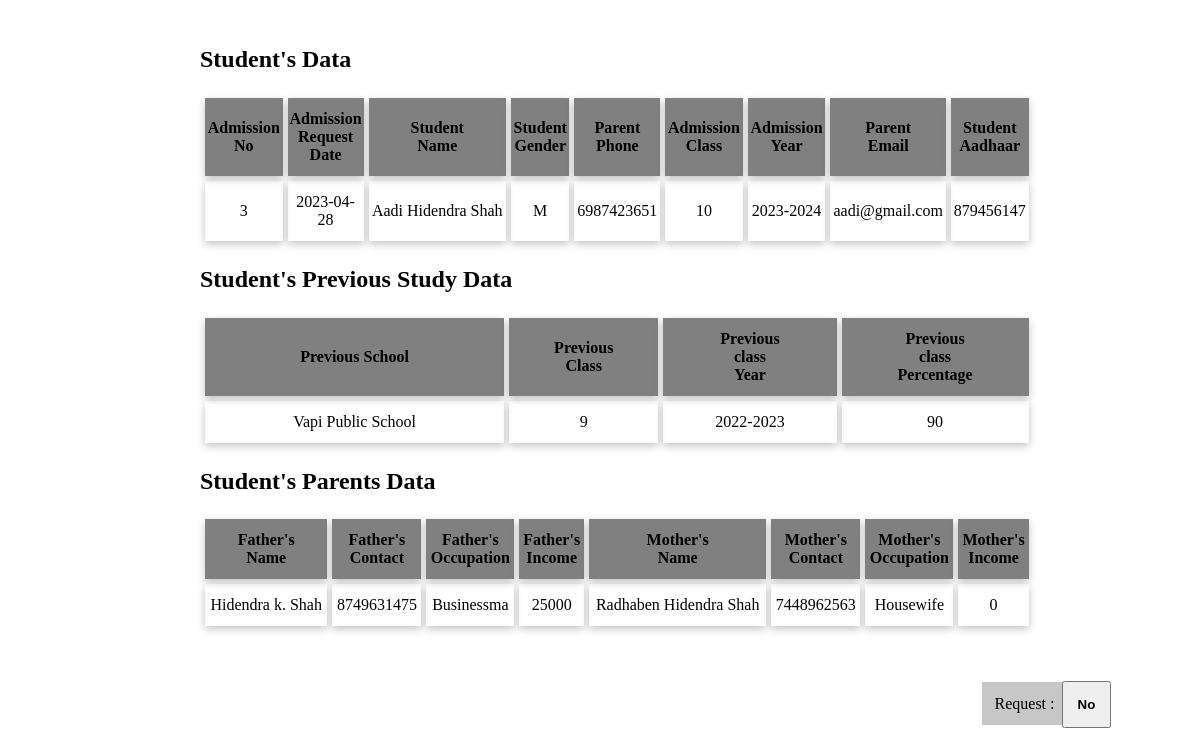
Screenshot of /assets/full_admission_dtl.php?sr_no=3 with the database file from the repository.
### tables this page shows
CREATE TABLE IF NOT EXISTS `admission_tb` (
  `sr_no` int NOT NULL AUTO_INCREMENT,
  `admit_date` date NOT NULL,
  `stud_name` varchar(50) NOT NULL,
  `stud_gender` varchar(6) NOT NULL,
  `parent_phone` varchar(10) NOT NULL,
  `admission_class` varchar(2) NOT NULL,
  `admission_year` varchar(10) NOT NULL,
  `stud_bdate` date NOT NULL,
  `stud_aadhaar` varchar(12) NOT NULL,
  `address` varchar(50) NOT NULL,
  `city` varchar(15) NOT NULL,
  `state` varchar(15) NOT NULL,
  `nation` varchar(15) NOT NULL,
  `pincode` varchar(6) NOT NULL,
  `mother_tongue` varchar(10) NOT NULL,
  `parent_email` varchar(50) NOT NULL,
  `prev_school` varchar(50) NOT NULL,
  `prev_class` varchar(2) NOT NULL,
  `prev_study_year` varchar(10) NOT NULL,
  `prev_class_perc` varchar(2) NOT NULL,
  `father_name` varchar(50) NOT NULL,
  `father_aadhaar` varchar(12) NOT NULL,
  `father_contact` varchar(10) NOT NULL,
  `father_occupation` varchar(10) NOT NULL,
  `father_income` varchar(10) NOT NULL,
  `mother_name` varchar(50) NOT NULL,
  `mother_aadhaar` varchar(12) NOT NULL,
  `mother_contact` varchar(10) NOT NULL,
  `mother_occupation` varchar(10) NOT NULL,
  `mother_income` varchar(10) NOT NULL,
  `admit_request` varchar(5) NOT NULL DEFAULT 'No',
  PRIMARY KEY (`sr_no`)
);

### assets/full_admission_dtl.php (the view, shortened to what this page needs)
<!DOCTYPE html>
<html lang="en">
<head>
</head>
<body>
<?php
$cn=mysqli_connect("localhost","root","","school_users");
?>
<br>
<?php
if(isset($_GET["sr_no"]) && $cn)
{
    $admit_no=$_GET['sr_no'];
    $result=mysqli_query($cn,"select * from admission_tb where sr_no=$admit_no");
    echo "<form method='post' action=''>";
    echo "<h2>Student's Data</h2>";
    echo "<table border='1' class='data'>";
    echo "<tr class='head'><td>Admission<br>No</td><td width='7%'>Admission<br>Request<br>Date</td><td>Student<br>Name</td><td>Student<br>Gender</td><td>Parent<br>Phone</td><td>Admission<br>Class</td><td>Admission<br>Year</td><td>Parent<br>Email</td><td>Student<br>Aadhaar</td></tr>";
    foreach ($result as $row){
        $admit_no=$row['sr_no'];
        $admit_request=$row['admit_request'];
        echo "<tr>";
        echo "<td>".$row['sr_no']."</td>";
        echo "<td>".$row['admit_date']."</td>";
        echo "<td>".$row['stud_name']."</td>";
        echo "<td>".$row['stud_gender']."</td>";
        echo "<td>".$row['parent_phone']."</td>";
        echo "<td>".$row['admission_class']."</td>";
        echo "<td>".$row['admission_year']."</td>";
        echo "<td>".$row['parent_email']."</td>";
        echo "<td>".$row['stud_aadhaar']."</td>";
        echo "</tr>";
    }
    echo "</table>";
    echo "<h2>Student's Previous Study Data</h2>";
    echo "<table class='data'>";
    echo "<tr class='head'><td>Previous School</td><td>Previous<br>Class</td><td>Previous<br>class<br>Year</td><td>Previous<br>class<br>Percentage</td></tr>";
    foreach ($result as $row){
        $admit_no=$row['sr_no'];
        $admit_request=$row['admit_request'];
        echo "<tr>";
        echo "<td>".$row['prev_school']."</td>";
        echo "<td>".$row['prev_class']."</td>";
        echo "<td>".$row['prev_study_year']."</td>";
        echo "<td>".$row['prev_class_perc']."</td>";
        echo "</tr>";
    }
    echo "</table>";
    echo "<h2>Student's Parents Data</h2>";
    echo "<table class='data'>";
    echo "<tr class='head'><td>Father's <br> Name</td><td>Father's<br>Contact</td><td>Father's<br>Occupation</td><td>Father's<br>Income</td><td>Mother's <br> Name</td><td>Mother's<br>Contact</td><td>Mother's<br>Occupation</td><td>Mother's<br>Income</td></tr>";
    foreach ($result as $row){
        $admit_no=$row['sr_no'];
        $admit_request=$row['admit_request'];
        echo "<tr>";
        echo "<td>".$row['father_name']."</td>";
        echo "<td>".$row['father_contact']."</td>";
        echo "<td>".$row['father_occupation']."</td>";
        echo "<td>".$row['father_income']."</td>";
        echo "<td>".$row['mother_name']."</td>";
        echo "<td>".$row['mother_contact']."</td>";
        echo "<td>".$row['mother_occupation']."</td>";
        echo "<td>".$row['mother_income']."</td>";
        echo "</tr>";
    }
    echo "</table>";
    echo "<div style='margin-left:75%;margin-top:50px;'>";
    if($admit_request=='No')
    {
        echo "<td><label style='background-color:#C7C7C7;padding:13px;color:black;'>Request : </label><button name='accept' value='$admit_no' style='padding:14px;margin-left:-10px;font-weight:bold;cursor:pointer;'>$admit_request</button></td>";
    }
    else
    {
        echo "<td><label style='background-color:#C7C7C7;padding:13px;color:black;'>Request : </label><label style='padding:13px;color:black;margin-left:-10px;'>Accepted! </label></td>";
    }
    echo "</div>";
    echo "</form>";
}
else
{
    echo "<div class='alert'><span class='closebtn'>&times;</span>Server Not Responding!!</div>";
}
?>
</body>
</html>

### assets/full_admission_dtl.php (style rules this page uses)
* { margin-left:50px; }
.data { width:80%; border-spacing:5px; margin-top:5px; }
.data,.data tr { border:none; }
.data .head td { background-color:grey; color:black; font-weight:bold; text-align:center; }
.data td { text-align:center; padding:12px 2px; border:none; box-shadow: rgba(0, 0, 0, 0.24) 0px 3px 8px; }

### rows the page displays
admission_tb: sr_no "3", admit_date "2023-04-28", stud_name "Aadi Hidendra Shah", stud_gender "M", parent_phone "6987423651", admission_class "10", admission_year "2023-2024", parent_email "aadi@gmail.com", stud_aadhaar "879456147", prev_school "Vapi Public School", prev_class "9", prev_study_year "2022-2023", prev_class_perc "90", father_name "Hidendra k. Shah", father_contact "8749631475", father_occupation "Businessma", father_income "25000", mother_name "Radhaben Hidendra Shah", mother_contact "7448962563", mother_occupation "Housewife", mother_income "0", admit_request "No"
